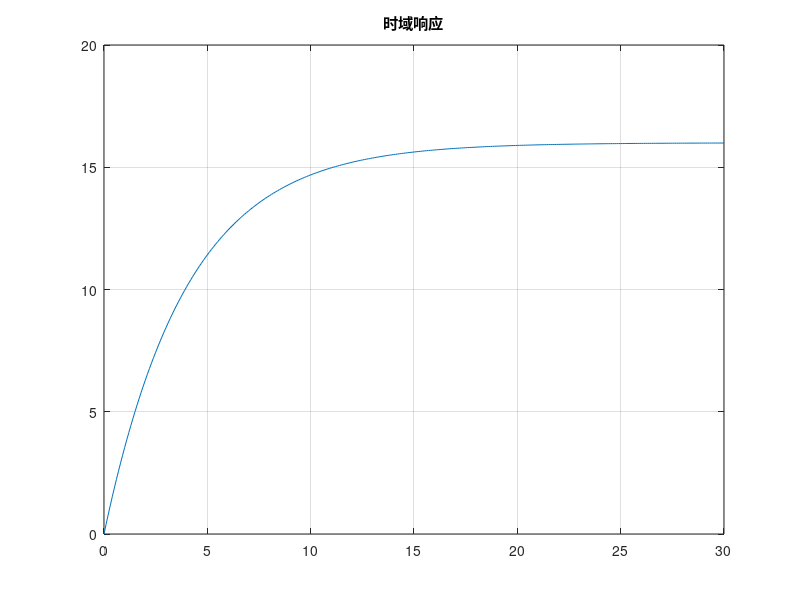

Recreate this plot in MATLAB. (Note: this script raises an error after producing the figure.)
clc,clear, close all ,format compact

%% 时域变换法
t = 0:0.1:30;                     %设置时间变量
C = 0.5; R = 8;                   %为元件赋值
uc0 = 0; ic0 = 0; ucf= 16;        %设置初始值与电路状态
uc=ucf+(uc0-ucf)*exp(-t/(R*C));   %三要素法求出时域相应
figure(1),plot(t,uc),grid,title('时域响应')

%% 拉普拉斯变换法
syms s                            %定义符号变量
Lf = 16/((4*s+1)*s);              %电路的频域响应
uc_l = ilaplace(Lf,t);            %逆拉普拉斯变换
figure(2),plot(t,uc_l),grid,title('频域法的时域响应')